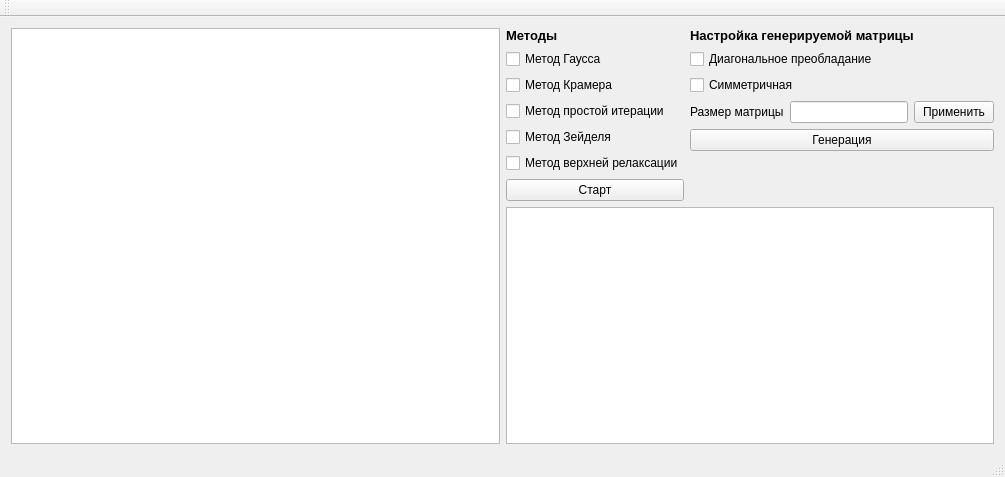
<?xml version="1.0" encoding="UTF-8"?>
<ui version="4.0">
 <class>MainWindow</class>
 <widget class="QMainWindow" name="MainWindow">
  <property name="geometry">
   <rect>
    <x>0</x>
    <y>0</y>
    <width>1005</width>
    <height>477</height>
   </rect>
  </property>
  <property name="windowTitle">
   <string>MainWindow</string>
  </property>
  <widget class="QWidget" name="centralWidget">
   <layout class="QGridLayout" name="gridLayout">
    <item row="0" column="0" rowspan="3">
     <widget class="QTableWidget" name="tableWidget"/>
    </item>
    <item row="0" column="2" rowspan="2">
     <layout class="QHBoxLayout" name="horizontalLayout">
      <item>
       <layout class="QVBoxLayout" name="verticalLayout">
        <item>
         <widget class="QLabel" name="label_3">
          <property name="font">
           <font>
            <pointsize>10</pointsize>
            <weight>75</weight>
            <bold>true</bold>
           </font>
          </property>
          <property name="text">
           <string>Методы</string>
          </property>
         </widget>
        </item>
        <item>
         <widget class="QCheckBox" name="method">
          <property name="text">
           <string>Метод Гаусса</string>
          </property>
         </widget>
        </item>
        <item>
         <widget class="QCheckBox" name="method_2">
          <property name="text">
           <string>Метод Крамера</string>
          </property>
         </widget>
        </item>
        <item>
         <widget class="QCheckBox" name="method_3">
          <property name="text">
           <string>Метод простой итерации</string>
          </property>
         </widget>
        </item>
        <item>
         <widget class="QCheckBox" name="method_4">
          <property name="text">
           <string>Метод Зейделя</string>
          </property>
         </widget>
        </item>
        <item>
         <widget class="QCheckBox" name="method_5">
          <property name="text">
           <string>Метод верхней релаксации</string>
          </property>
         </widget>
        </item>
        <item>
         <widget class="QPushButton" name="pushButton_2">
          <property name="text">
           <string>Старт</string>
          </property>
         </widget>
        </item>
       </layout>
      </item>
      <item>
       <layout class="QVBoxLayout" name="verticalLayout_2">
        <item>
         <widget class="QLabel" name="label">
          <property name="font">
           <font>
            <pointsize>10</pointsize>
            <weight>75</weight>
            <bold>true</bold>
           </font>
          </property>
          <property name="text">
           <string>Настройка генерируемой матрицы</string>
          </property>
         </widget>
        </item>
        <item>
         <widget class="QCheckBox" name="prevalence">
          <property name="text">
           <string>Диагональное преобладание</string>
          </property>
         </widget>
        </item>
        <item>
         <widget class="QCheckBox" name="symmetric">
          <property name="text">
           <string>Симметричная</string>
          </property>
         </widget>
        </item>
        <item>
         <layout class="QHBoxLayout" name="horizontalLayout_2">
          <item>
           <widget class="QLabel" name="label_2">
            <property name="text">
             <string>Размер матрицы</string>
            </property>
           </widget>
          </item>
          <item>
           <widget class="QLineEdit" name="sizeBox"/>
          </item>
          <item>
           <widget class="QPushButton" name="pushButton_3">
            <property name="text">
             <string>Применить</string>
            </property>
           </widget>
          </item>
         </layout>
        </item>
        <item>
         <widget class="QPushButton" name="pushButton">
          <property name="text">
           <string>Генерация</string>
          </property>
         </widget>
        </item>
        <item>
         <spacer name="verticalSpacer">
          <property name="orientation">
           <enum>Qt::Vertical</enum>
          </property>
          <property name="sizeHint" stdset="0">
           <size>
            <width>20</width>
            <height>40</height>
           </size>
          </property>
         </spacer>
        </item>
       </layout>
      </item>
     </layout>
    </item>
    <item row="2" column="2">
     <widget class="QTableView" name="tableView"/>
    </item>
   </layout>
  </widget>
  <widget class="QMenuBar" name="menuBar">
   <property name="geometry">
    <rect>
     <x>0</x>
     <y>0</y>
     <width>1005</width>
     <height>21</height>
    </rect>
   </property>
  </widget>
  <widget class="QToolBar" name="mainToolBar">
   <attribute name="toolBarArea">
    <enum>TopToolBarArea</enum>
   </attribute>
   <attribute name="toolBarBreak">
    <bool>false</bool>
   </attribute>
  </widget>
  <widget class="QStatusBar" name="statusBar"/>
 </widget>
 <layoutdefault spacing="6" margin="11"/>
 <resources/>
 <connections>
  <connection>
   <sender>pushButton_3</sender>
   <signal>clicked()</signal>
   <receiver>MainWindow</receiver>
   <slot>changedSize()</slot>
   <hints>
    <hint type="sourcelabel">
     <x>964</x>
     <y>129</y>
    </hint>
    <hint type="destinationlabel">
     <x>939</x>
     <y>206</y>
    </hint>
   </hints>
  </connection>
  <connection>
   <sender>pushButton</sender>
   <signal>clicked()</signal>
   <receiver>MainWindow</receiver>
   <slot>genMatrix()</slot>
   <hints>
    <hint type="sourcelabel">
     <x>848</x>
     <y>155</y>
    </hint>
    <hint type="destinationlabel">
     <x>793</x>
     <y>203</y>
    </hint>
   </hints>
  </connection>
  <connection>
   <sender>pushButton_2</sender>
   <signal>clicked()</signal>
   <receiver>MainWindow</receiver>
   <slot>run()</slot>
   <hints>
    <hint type="sourcelabel">
     <x>602</x>
     <y>206</y>
    </hint>
    <hint type="destinationlabel">
     <x>706</x>
     <y>178</y>
    </hint>
   </hints>
  </connection>
 </connections>
 <slots>
  <slot>changedSize()</slot>
  <slot>genMatrix()</slot>
  <slot>run()</slot>
 </slots>
</ui>
